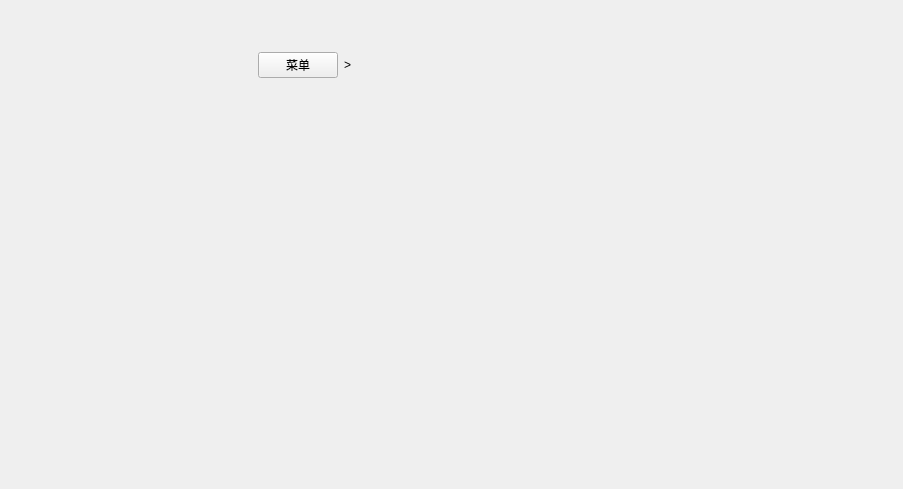
<?xml version="1.0" encoding="UTF-8"?>
<ui version="4.0">
 <class>MainWindows</class>
 <widget class="QWidget" name="MainWindows">
  <property name="geometry">
   <rect>
    <x>0</x>
    <y>0</y>
    <width>903</width>
    <height>489</height>
   </rect>
  </property>
  <property name="windowTitle">
   <string>Form</string>
  </property>
  <property name="styleSheet">
   <string notr="true"/>
  </property>
  <layout class="QVBoxLayout" name="verticalLayout">
   <property name="spacing">
    <number>0</number>
   </property>
   <property name="leftMargin">
    <number>3</number>
   </property>
   <property name="topMargin">
    <number>3</number>
   </property>
   <property name="rightMargin">
    <number>3</number>
   </property>
   <property name="bottomMargin">
    <number>3</number>
   </property>
   <item>
    <widget class="TitleBarWidget" name="widget" native="true">
     <property name="minimumSize">
      <size>
       <width>0</width>
       <height>40</height>
      </size>
     </property>
     <property name="maximumSize">
      <size>
       <width>16777215</width>
       <height>40</height>
      </size>
     </property>
    </widget>
   </item>
   <item>
    <widget class="QStackedWidget" name="totalStackWidget">
     <widget class="QWidget" name="subMainWindow">
      <layout class="QHBoxLayout" name="horizontalLayout_2">
       <item>
        <widget class="NavigationWidget" name="navigationWidget" native="true">
         <property name="minimumSize">
          <size>
           <width>240</width>
           <height>0</height>
          </size>
         </property>
         <property name="maximumSize">
          <size>
           <width>280</width>
           <height>16777215</height>
          </size>
         </property>
        </widget>
       </item>
       <item>
        <layout class="QVBoxLayout" name="verticalLayout_2">
         <item>
          <layout class="QHBoxLayout" name="horizontalLayout_3">
           <item>
            <layout class="QHBoxLayout" name="menuLayout">
             <item>
              <widget class="QPushButton" name="menuButton">
               <property name="text">
                <string>菜单</string>
               </property>
              </widget>
             </item>
             <item>
              <widget class="QLabel" name="label">
               <property name="text">
                <string>&gt;</string>
               </property>
              </widget>
             </item>
            </layout>
           </item>
           <item>
            <spacer name="horizontalSpacer">
             <property name="orientation">
              <enum>Qt::Horizontal</enum>
             </property>
             <property name="sizeHint" stdset="0">
              <size>
               <width>40</width>
               <height>20</height>
              </size>
             </property>
            </spacer>
           </item>
          </layout>
         </item>
         <item>
          <widget class="AnimationStackWidget" name="subStackWidget">
           <widget class="HelpView" name="helpView"/>
           <widget class="SettingView" name="settingView"/>
           <widget class="DownloadView" name="downloadView"/>
           <widget class="SearchView" name="searchView"/>
           <widget class="FavoriteView" name="favorityView"/>
           <widget class="HistoryView" name="historyView"/>
           <widget class="BookInfoView" name="bookInfoView"/>
           <widget class="Waifu2xToolView" name="waifu2xToolView"/>
           <widget class="LoginWebView" name="loginWebView"/>
           <widget class="CommentView" name="commentView"/>
           <widget class="SearchView" name="searchView2"/>
          </widget>
         </item>
        </layout>
       </item>
      </layout>
     </widget>
     <widget class="ReadView" name="readView"/>
    </widget>
   </item>
  </layout>
 </widget>
 <customwidgets>
  <customwidget>
   <class>ReadView</class>
   <extends>QWidget</extends>
   <header location="global">view.read.read_view.h</header>
   <container>1</container>
  </customwidget>
  <customwidget>
   <class>SettingView</class>
   <extends>QWidget</extends>
   <header location="global">view.setting.setting_view.h</header>
   <container>1</container>
  </customwidget>
  <customwidget>
   <class>DownloadView</class>
   <extends>QWidget</extends>
   <header location="global">view.download.download_view.h</header>
   <container>1</container>
  </customwidget>
  <customwidget>
   <class>NavigationWidget</class>
   <extends>QWidget</extends>
   <header location="global">component.widget.navigation_widget.h</header>
   <container>1</container>
  </customwidget>
  <customwidget>
   <class>AnimationStackWidget</class>
   <extends>QStackedWidget</extends>
   <header location="global">component.widget.animation_stack_widget.h</header>
   <container>1</container>
  </customwidget>
  <customwidget>
   <class>SearchView</class>
   <extends>QWidget</extends>
   <header location="global">view.search.search_view.h</header>
   <container>1</container>
  </customwidget>
  <customwidget>
   <class>FavoriteView</class>
   <extends>QWidget</extends>
   <header location="global">view.user.favorite_view.h</header>
   <container>1</container>
  </customwidget>
  <customwidget>
   <class>HistoryView</class>
   <extends>QWidget</extends>
   <header location="global">view.user.history_view.h</header>
   <container>1</container>
  </customwidget>
  <customwidget>
   <class>BookInfoView</class>
   <extends>QWidget</extends>
   <header>view.info.book_info_view.h</header>
   <container>1</container>
  </customwidget>
  <customwidget>
   <class>Waifu2xToolView</class>
   <extends>QWidget</extends>
   <header location="global">view.tool.waifu2x_tool_view.h</header>
   <container>1</container>
  </customwidget>
  <customwidget>
   <class>HelpView</class>
   <extends>QWidget</extends>
   <header location="global">view.help.help_view.h</header>
   <container>1</container>
  </customwidget>
  <customwidget>
   <class>LoginWebView</class>
   <extends>QWidget</extends>
   <header location="global">view.user.login_web_view.h</header>
   <container>1</container>
  </customwidget>
  <customwidget>
   <class>CommentView</class>
   <extends>QWidget</extends>
   <header location="global">view.comment.comment_view.h</header>
   <container>1</container>
  </customwidget>
  <customwidget>
   <class>TitleBarWidget</class>
   <extends>QWidget</extends>
   <header location="global">component.widget.title_bar_widget.h</header>
   <container>1</container>
  </customwidget>
 </customwidgets>
 <resources/>
 <connections/>
</ui>
